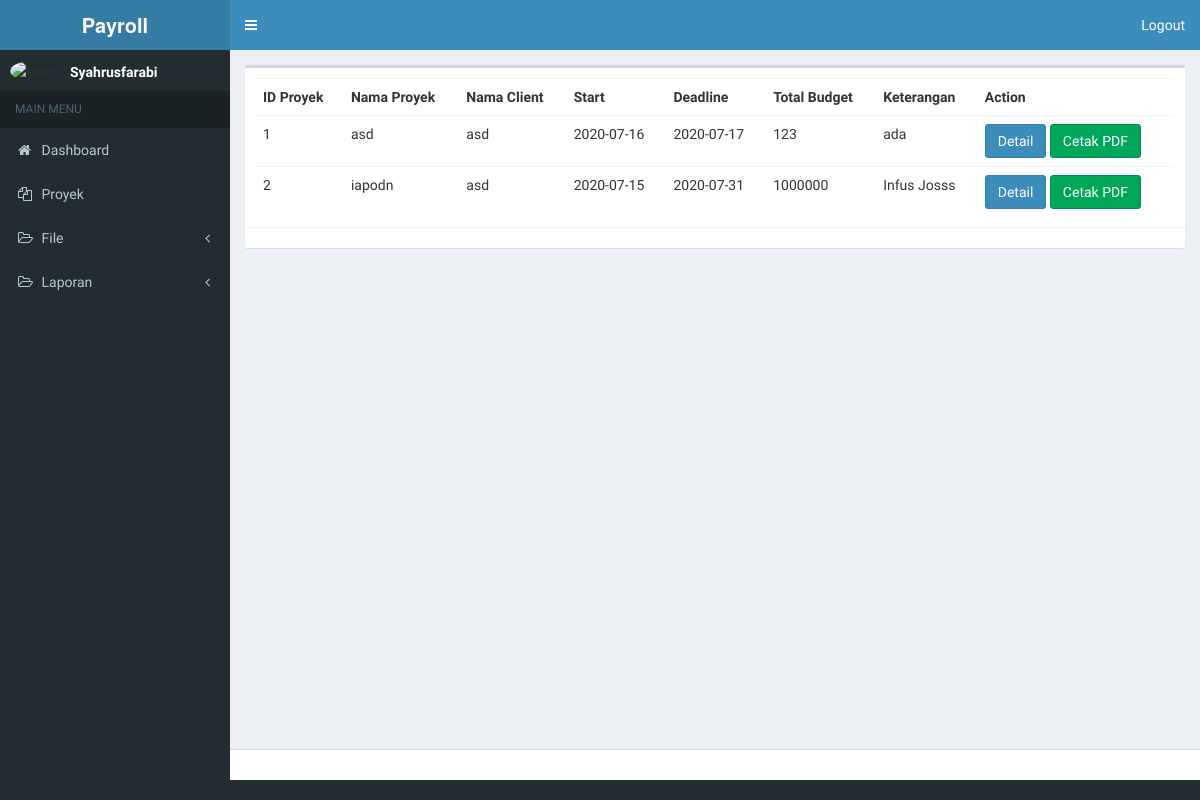
Page /index.php/laporan_penggajian on the committed database.
### tables this page shows
CREATE TABLE `tb_proyek` (
  `id_proyek` int(11) NOT NULL,
  `nama_proyek` varchar(150) NOT NULL,
  `nama_client` varchar(150) NOT NULL,
  `deadline_proyek` date NOT NULL,
  `keterangan` text NOT NULL,
  `tanggal_mulai_proyek` date NOT NULL,
  `total_budget` int(11) NOT NULL
);

### application/controllers/Laporan_penggajian.php (called while the page is built, shortened)
<?php
class Laporan_penggajian extends CI_Controller
{
	public function __construct()
	{
		$this->load->model("model_proyek");
		$this->load->model("model_penggajian");
	}
	public function index()
	{
		$tmp['contents'] = 'admin/view_laporan_penggajian/index';
		$tmp['data'] = $this->model_proyek->getAll();
		$this->load->view('admin/layout/template', $tmp);
	}
}

### index.php (called while the page is built, shortened)
<?php
require_once BASEPATH.'core/CodeIgniter.php';

### application/models/model_proyek.php (called while the page is built, shortened)
<?php
class Model_proyek extends CI_Model{
   private $_table = "tb_proyek";
    public function getAll()
    {
        return $this->db->get($this->_table)->result();
    }
}

### application/views/admin/view_laporan_penggajian/index.php (the view, shortened to what this page needs)
<section class="content">
	<div class="box">
		<div class="box-body">
			<table class="table">
				<tr>
					<th>ID Proyek</th>
					<th>Nama Proyek</th>
					<th>Nama Client</th>
					<th>Start</th>
					<th>Deadline</th>
					<th>Total Budget</th>
					<th>Keterangan</th>
					<th>Action</th>
				</tr>
				<?php
				foreach ($data as $key) : ?>
					<tr>
						<td> <?php echo $key->id_proyek; ?></td>
						<td> <?php echo $key->nama_proyek; ?></td>
						<td> <?php echo $key->nama_client; ?></td>
						<td> <?php echo $key->tanggal_mulai_proyek; ?></td>
						<td> <?php echo $key->deadline_proyek; ?></td>
						<td> <?php echo $key->total_budget; ?></td>
						<td> <?php echo $key->keterangan; ?></td>
						<td>
							<a class="btn btn-primary" href="<?php echo site_url('laporan_penggajian/detail/' . $key->id_proyek) ?>" class="btn btn-small"> Detail</a>
							<a class="btn btn-success " href="<?php echo site_url('laporan_penggajian/cetak_laporan/' . $key->id_proyek) ?>" target="__blank">Cetak PDF</a>
						</td>
					</tr>
				<?php endforeach; ?>
			</table>
		</div>
		<div class="box-footer">
		</div>
	</div>
</section>

### rows in the picture
tb_proyek: id_proyek "1", nama_proyek "asd", nama_client "asd", tanggal_mulai_proyek "2020-07-16", deadline_proyek "2020-07-17", total_budget "123", keterangan "ada"
tb_proyek: id_proyek "2", nama_proyek "iapodn", nama_client "asd", tanggal_mulai_proyek "2020-07-15", deadline_proyek "2020-07-31", total_budget "1000000", keterangan "Infus Josss"

### other values in the picture
anchor('proyek', '<i class="fa fa-files-o"></i> <span>Proyek</span>') "Proyek"
